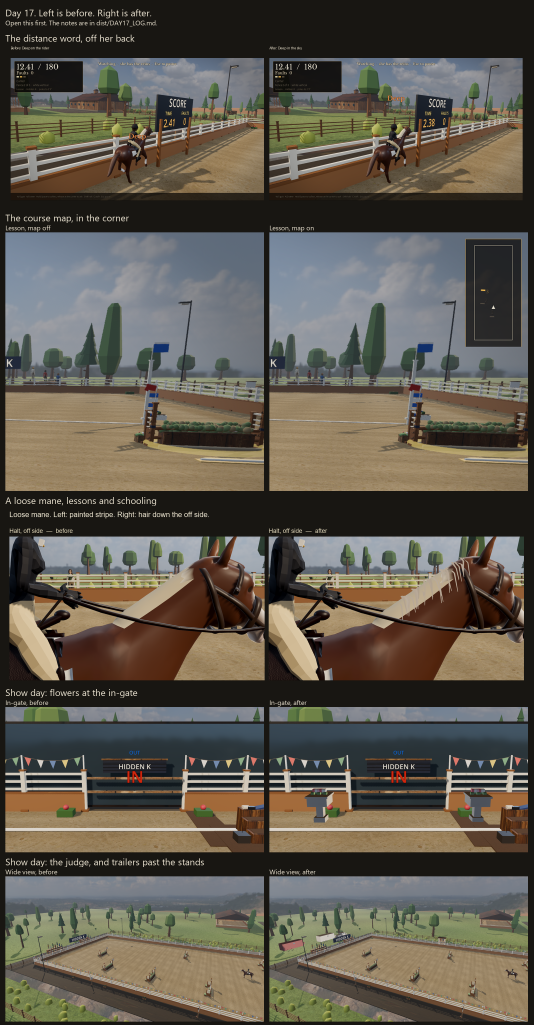
#> input picture dist/day17/review/00_morning.png, 1600 x 3073 px (shown at 1/3 size)
$ python contact_sheet.py review out.png review/00_morning.png
#> lines starting #> are read from the running program, lines starting #| are printed output that depends on the picture
"""One contact sheet for a playthrough folder of pngs.

usage: python dist/day17/contact_sheet.py <round dir> <out png> [title]
"""
import os
import sys
from PIL import Image, ImageDraw, ImageFont


def main() -> None:
    folder = sys.argv[1]
    out = sys.argv[2]
    title = sys.argv[3] if len(sys.argv) > 3 else os.path.basename(folder.rstrip("\\/"))
    names = sorted(n for n in os.listdir(folder) if n.lower().endswith(".png"))
    if not names:
        raise SystemExit("no pngs in " + folder)
    cols = 6
    thumb_w = 320
    label_h = 22
    pad = 8
    font = ImageFont.load_default()
    thumbs = []
    for name in names:
        im = Image.open(os.path.join(folder, name)).convert("RGB")
#> im is the input picture: PIL image 1600x3073 RGB; mean R, G, B 94.4, 88.8, 78.1
        h = max(1, int(im.height * thumb_w / im.width))
#> h = 614
        im = im.resize((thumb_w, h), Image.Resampling.LANCZOS)
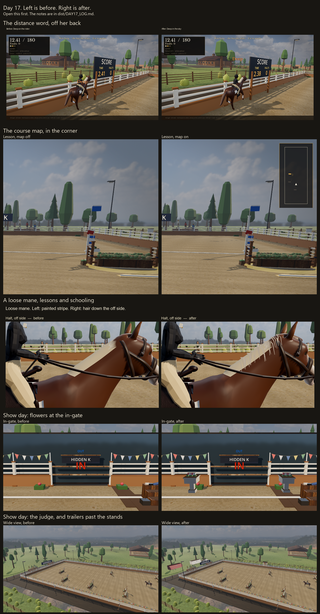
#> im: PIL image 320x614 RGB; mean R, G, B 94.4, 88.8, 78.1
        thumbs.append((name, im))
#> pass 2 of the loop in main, `for name in names:`:
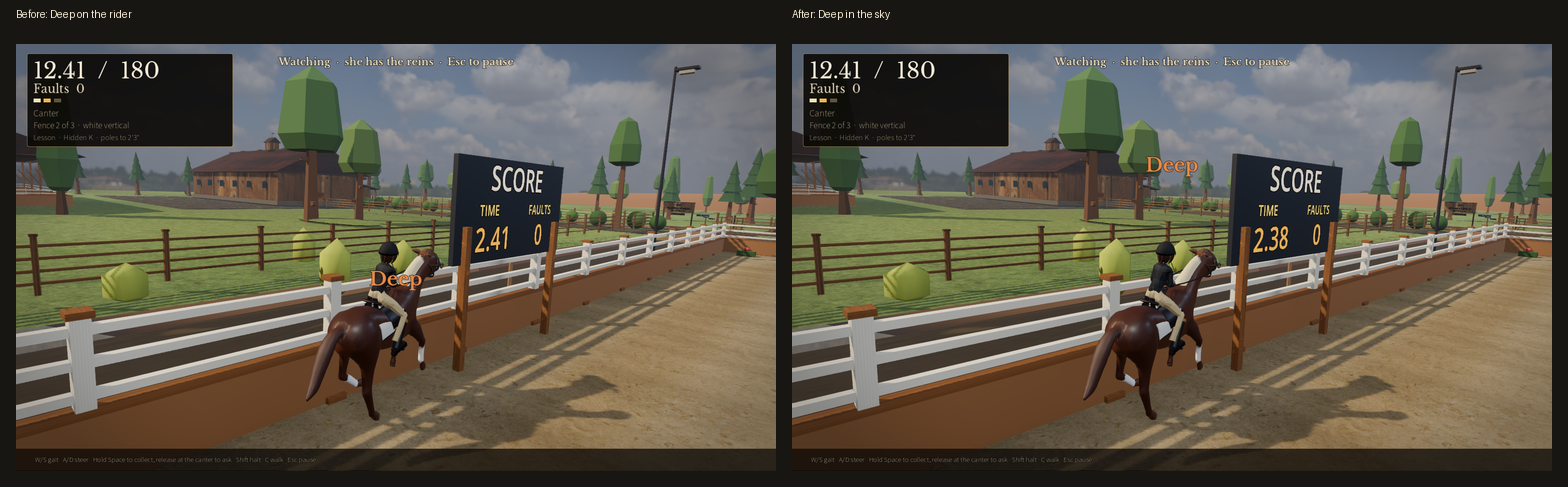
#> input picture dist/day17/review/a_grade_deep.png, 1568 x 487 px
#> in main, im is the input picture: PIL image 1568x487 RGB; mean R, G, B 90.7, 84.7, 71.2
#> in main, `im = im.resize((thumb_w, h), Image.Resampling.LANCZOS)`:
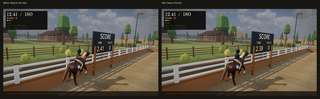
#> im: PIL image 320x99 RGB; mean R, G, B 90.6, 84.7, 71.2
    rows = (len(thumbs) + cols - 1) // cols
#> rows = 1
    cell_h = thumbs[0][1].height + label_h
#> cell_h = 636
    sheet = Image.new("RGB", (pad + cols * (thumb_w + pad), 36 + pad + rows * (cell_h + pad)), (24, 22, 18))
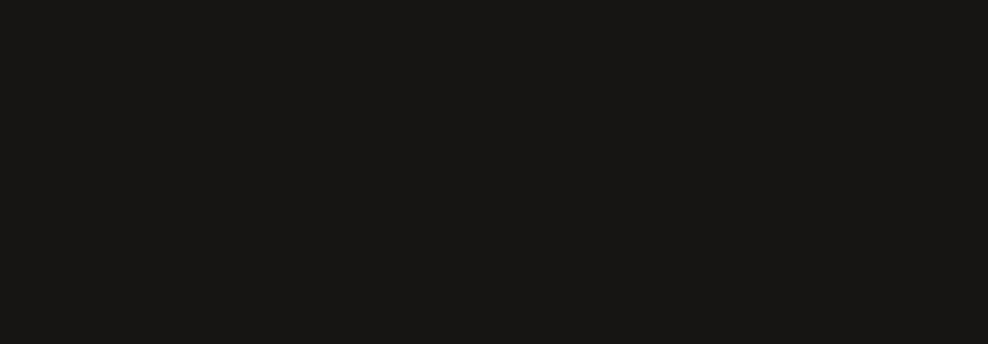
#> sheet: PIL image 1976x688 RGB (shown at 1/2 size); mean R, G, B 24, 22, 18
    draw = ImageDraw.Draw(sheet)
    draw.text((pad, 8), title, fill=(245, 236, 214), font=font)
    for i, (name, im) in enumerate(thumbs):
        c = i % cols
        r = i // cols
        x = pad + c * (thumb_w + pad)
        y = 36 + pad + r * (cell_h + pad)
        sheet.paste(im, (x, y + label_h))
        draw.text((x, y), name, fill=(230, 220, 190), font=font)
#> this loop made 2 passes
#> (name, c, r, x, y) on passes 1 to 2: ('00_morning.png', 0, 0, 8, 44), ('a_grade_deep.png', 1, 0, 336, 44)
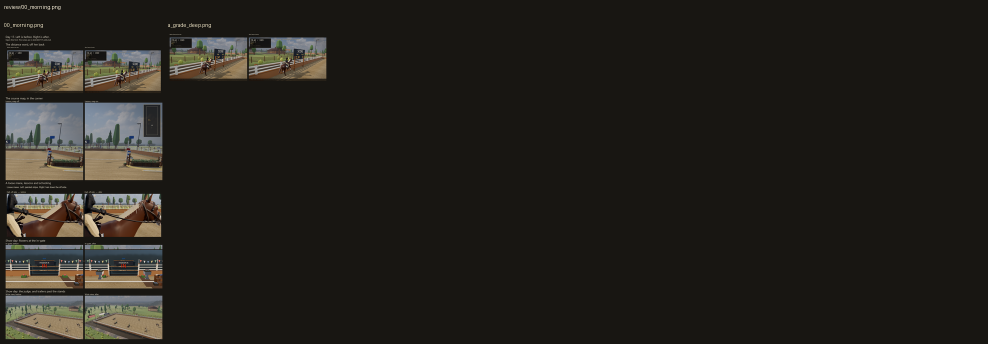
#> sheet: PIL image 1976x688 RGB (shown at 1/2 size); mean R, G, B 35.8, 33.2, 28
    os.makedirs(os.path.dirname(os.path.abspath(out)), exist_ok=True)
    sheet.save(out)
    print("SHEET", out, "frames", len(thumbs))
#| SHEET out.png frames 2


if __name__ == "__main__":
    main()
